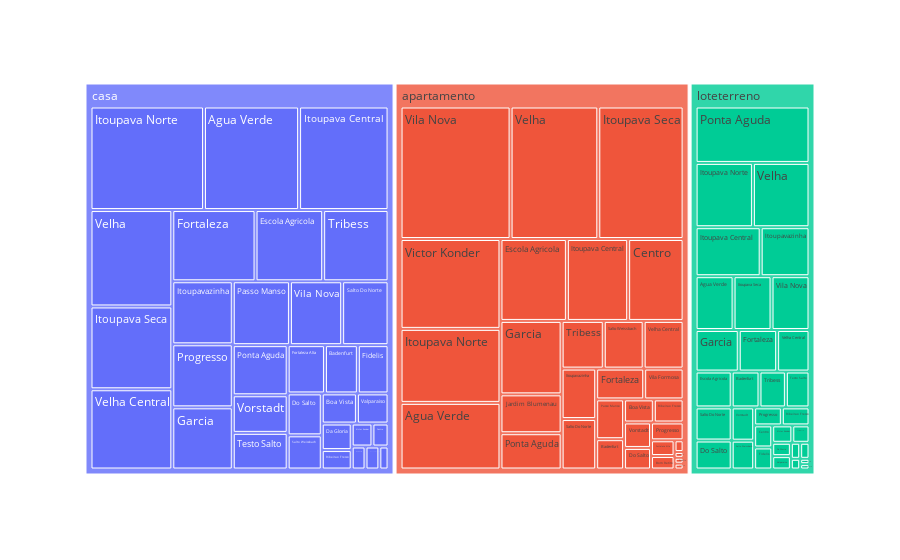

Notebook source saved alongside this figure:
### Code cell
grafico = px.treemap(properties, path=["main_type", "neighborhood_name"])
grafico

### Figure 1 — Plotly figure (JSON) as saved in the notebook; plotly's stock layout.template omitted (floating-point values rounded to 4 significant figures)
{"data": [{"branchvalues": "total", "domain": {"x": [0, 1], "y": [0, 1]}, "hovertemplate": "labels=%{label}<br>count=%{value}<br>parent=%{parent}<br>id=%{id}<extra></extra>", "ids": ["apartamento/Agua Verde", "casa/Agua Verde", "loteterreno/Agua Verde", "apartamento/Badenfurt", "casa/Badenfurt", "loteterreno/Badenfurt", "apartamento/Boa Vista", "casa/Boa Vista", "loteterreno/Boa Vista", "apartamento/Bom Retiro", "casa/Bom Retiro", "loteterreno/Bom Retiro", "apartamento/Centro", "casa/Centro", "loteterreno/Centro", "apartamento/Da Gloria", "casa/Da Gloria", "loteterreno/Da Gloria", "apartamento/Do Salto", "casa/Do Salto", "loteterreno/Do Salto", "apartamento/Escola Agricola", "casa/Escola Agricola", "loteterreno/Escola Agricola", "apartamento/Fidelis", "casa/Fidelis", "loteterreno/Fidelis", "apartamento/Fortaleza", "casa/Fortaleza", "loteterreno/Fortaleza", "apartamento/Fortaleza Alta", "casa/Fortaleza Alta", "loteterreno/Fortaleza Alta", "apartamento/Garcia", "casa/Garcia", "loteterreno/Garcia", "apartamento/Itoupava Central", "casa/Itoupava Central", "loteterreno/Itoupava Central", "apartamento/Itoupava Norte", "casa/Itoupava Norte", "loteterreno/Itoupava Norte", "apartamento/Itoupava Seca", "casa/Itoupava Seca", "loteterreno/Itoupava Seca", "apartamento/Itoupavazinha", "casa/Itoupavazinha", "loteterreno/Itoupavazinha", "apartamento/Jardim Blumenau", "casa/Jardim Blumenau", "apartamento/Nova Esperanca", "casa/Nova Esperanca", "loteterreno/Nova Esperanca", "apartamento/Passo Manso", "casa/Passo Manso", "loteterreno/Passo Manso", "apartamento/Ponta Aguda", "casa/Ponta Aguda", "loteterreno/Ponta Aguda", "apartamento/Progresso", "casa/Progresso", "loteterreno/Progresso", "apartamento/Ribeirao Fresco", "casa/Ribeirao Fresco", "loteterreno/Ribeirao Fresco", "apartamento/Salto Do Norte", "casa/Salto Do Norte", "loteterreno/Salto Do Norte", "apartamento/Salto Weissbach", "casa/Salto Weissbach", "loteterreno/Salto Weissbach", "casa/Testo Salto", "loteterreno/Testo Salto", "apartamento/Tribess", "casa/Tribess", "loteterreno/Tribess", "apartamento/Valparaiso", "casa/Valparaiso", "loteterreno/Valparaiso", "apartamento/Velha", "casa/Velha", "loteterreno/Velha", "apartamento/Velha Central", "casa/Velha Central", "loteterreno/Velha Central", "loteterreno/Velha Grande", "apartamento/Victor Konder", "casa/Victor Konder", "loteterreno/Victor Konder", "apartamento/Vila Formosa", "apartamento/Vila Nova", "casa/Vila Nova", "loteterreno/Vila Nova", "apartamento/Vorstadt", "casa/Vorstadt", "loteterreno/Vorstadt", "apartamento", "casa", "loteterreno"], "labels": ["Agua Verde", "Agua Verde", "Agua Verde", "Badenfurt", "Badenfurt", "Badenfurt", "Boa Vista", "Boa Vista", "Boa Vista", "Bom Retiro", "Bom Retiro", "Bom Retiro", "Centro", "Centro", "Centro", "Da Gloria", "Da Gloria", "Da Gloria", "Do Salto", "Do Salto", "Do Salto", "Escola Agricola", "Escola Agricola", "Escola Agricola", "Fidelis", "Fidelis", "Fidelis", "Fortaleza", "Fortaleza", "Fortaleza", "Fortaleza Alta", "Fortaleza Alta", "Fortaleza Alta", "Garcia", "Garcia", "Garcia", "Itoupava Central", "Itoupava Central", "Itoupava Central", "Itoupava Norte", "Itoupava Norte", "Itoupava Norte", "Itoupava Seca", "Itoupava Seca", "Itoupava Seca", "Itoupavazinha", "Itoupavazinha", "Itoupavazinha", "Jardim Blumenau", "Jardim Blumenau", "Nova Esperanca", "Nova Esperanca", "Nova Esperanca", "Passo Manso", "Passo Manso", "Passo Manso", "Ponta Aguda", "Ponta Aguda", "Ponta Aguda", "Progresso", "Progresso", "Progresso", "Ribeirao Fresco", "Ribeirao Fresco", "Ribeirao Fresco", "Salto Do Norte", "Salto Do Norte", "Salto Do Norte", "Salto Weissbach", "Salto Weissbach", "Salto Weissbach", "Testo Salto", "Testo Salto", "Tribess", "Tribess", "Tribess", "Valparaiso", "Valparaiso", "Valparaiso", "Velha", "Velha", "Velha", "Velha Central", "Velha Central", "Velha Central", "Velha Grande", "Victor Konder", "Victor Konder", "Victor Konder", "Vila Formosa", "Vila Nova", "Vila Nova", "Vila Nova", "Vorstadt", "Vorstadt", "Vorstadt", "apartamento", "casa", "loteterreno"], "name": "", "parents": ["apartamento", "casa", "loteterreno", "apartamento", "casa", "loteterreno", "apartamento", "casa", "loteterreno", "apartamento", "casa", "loteterreno", "apartamento", "casa", "loteterreno", "apartamento", "casa", "loteterreno", "apartamento", "casa", "loteterreno", "apartamento", "casa", "loteterreno", "apartamento", "casa", "loteterreno", "apartamento", "casa", "loteterreno", "apartamento", "casa", "loteterreno", "apartamento", "casa", "loteterreno", "apartamento", "casa", "loteterreno", "apartamento", "casa", "loteterreno", "apartamento", "casa", "loteterreno", "apartamento", "casa", "loteterreno", "apartamento", "casa", "apartamento", "casa", "loteterreno", "apartamento", "casa", "loteterreno", "apartamento", "casa", "loteterreno", "apartamento", "casa", "loteterreno", "apartamento", "casa", "loteterreno", "apartamento", "casa", "loteterreno", "apartamento", "casa", "loteterreno", "casa", "loteterreno", "apartamento", "casa", "loteterreno", "apartamento", "casa", "loteterreno", "apartamento", "casa", "loteterreno", "apartamento", "casa", "loteterreno", "loteterreno", "apartamento", "casa", "loteterreno", "apartamento", "apartamento", "casa", "loteterreno", "apartamento", "casa", "loteterreno", "", "", ""], "type": "treemap", "values": [126, 186, 41, 16, 30, 20, 13, 20, 3, 6, 6, 1, 86, 7, 8, 1, 15, 5, 11, 27, 21, 103, 91, 26, 1, 28, 8, 28, 112, 32, 7, 34, 1, 85, 71, 36, 95, 175, 64, 140, 222, 74, 214, 128, 41, 33, 72, 48, 45, 4, 2, 6, 3, 21, 69, 6, 42, 52, 129, 11, 72, 10, 13, 11, 10, 33, 56, 24, 36, 22, 13, 38, 17, 38, 88, 19, 1, 18, 5, 220, 149, 73, 36, 124, 27, 2, 170, 9, 7, 23, 276, 63, 41, 13, 39, 15, 1945, 2044, 830]}], "layout": {"legend": {"tracegroupgap": 0}, "margin": {"t": 60}}}
